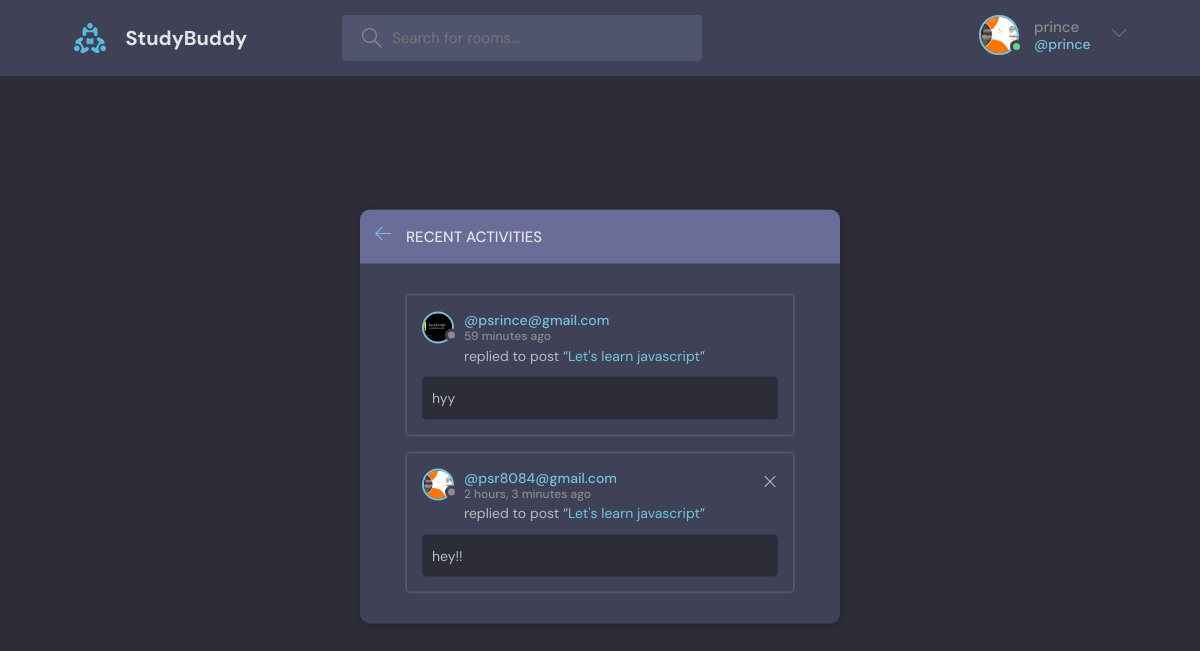
/activity/ (signed in), run on the app's committed database.
### base/models.py (models this page shows, shortened)
class User(AbstractUser):
    name = models.CharField(max_length=200, null=True)
    email = models.EmailField(unique=True, null=True)
    bio=models.TextField(null=True)
    avatar=models.ImageField(null=True, default='avatar.svg')
    USERNAME_FIELD= 'email'
    REQUIRED_FIELDS = []

class Message(models.Model):
    user= models.ForeignKey(User, on_delete=models.SET_NULL, null=True)
    room = models.ForeignKey(Room, on_delete=models.CASCADE, null=True)
    body=models.TextField()
    created_at = models.DateTimeField(auto_now_add=True, null=True)
    class Meta:
        ordering = ['-created_at']

class Room(models.Model):
    host=models.ForeignKey(User, on_delete=models.SET_NULL, null=True )
    name = models.CharField(max_length=100)
    topic=models.ForeignKey(Topic, on_delete=models.CASCADE, null=True)
    participants=models.ManyToManyField(User, related_name='participants', blank=True)
    description = models.TextField(max_length=250)
    created_at = models.DateTimeField(auto_now_add=True)
    updated_at = models.DateTimeField(auto_now=True)
    class Meta:
        ordering = ['-created_at', 'updated_at']

### base/views.py (the view)
# urls.py: path('activity/', views.activityPage, name='activity')
def activityPage(request):
    room_message = Message.objects.all()
    context= {'room_message':room_message}
    return render(request, 'base/activity.html', context)

### base/templates/base/activity.html
{% extends 'main.html' %}
{% block content %}
    <main class="layout">
      <div class="container">
        <div class="layout__box">
          <div class="layout__boxHeader">
            <div class="layout__boxTitle">
              <a href="{% url 'home' %}">
                <svg version="1.1" xmlns="http://www.w3.org/2000/svg" width="32" height="32" viewBox="0 0 32 32">
                  <title>arrow-left</title>
                  <path
                    d="M13.723 2.286l-13.723 13.714 13.719 13.714 1.616-1.611-10.96-10.96h27.625v-2.286h-27.625l10.965-10.965-1.616-1.607z"
                  ></path>
                </svg>
              </a>
              <h3>Recent Activities</h3>
            </div>
          </div>
          <div class="activities-page layout__body">
            {% for message in room_message %}
            <div class="activities__box">
              <div class="activities__boxHeader roomListRoom__header">
                <a href="{% url 'user-profile' message.user.id %}" class="roomListRoom__author">
                  <div class="avatar avatar--small">
                    <img src="{{message.user.avatar.url}}" alt=""/>
                  </div>
                  <p>
                    @{{message.user}}
                    <span>{{message.created_at | timesince}} ago</span>
                  </p>
                </a>
                <div class="roomListRoom__actions">
                    {% if request.user == message.user %}
                  <a href="{% url 'delete-message' message.id %}">
                    <svg version="1.1" xmlns="http://www.w3.org/2000/svg" width="32" height="32" viewBox="0 0 32 32">
                      <title>remove</title>
                      <path
                        d="M27.314 6.019l-1.333-1.333-9.98 9.981-9.981-9.981-1.333 1.333 9.981 9.981-9.981 9.98 1.333 1.333 9.981-9.98 9.98 9.98 1.333-1.333-9.98-9.98 9.98-9.981z"
                      ></path>
                    </svg>
                  </a>
                  {% endif %}
                </div>
              </div>
              <div class="activities__boxContent">
                <p>replied to post “<a href="{% url 'room' message.room.id %}">{{message.room.name}}</a>”</p>
                <div class="activities__boxRoomContent">
                  {{message.body}}
                </div>
              </div>
            </div>
            {% endfor %}
          </div>
        </div>
      </div>
    </main>
{% endblock %}

### templates/navbar.html (shortened to what this page needs)
    {% load static %}
    <header class="header header--loggedIn">
      <div class="container">
        <a href="{% url 'home' %}" class="header__logo">
          <img src="{% static 'images/logo.svg' %}" alt=""/>
          <h1>StudyBuddy</h1>
        </a>
        <form class="header__search" action="{% url 'home' %}" method="GET" >
          <label>
            <input name="q" type="text" placeholder="Search for rooms..." />
          </label>
        </form>
        <nav class="header__menu">
          {% if request.user.is_authenticated %}
          <div class="header__user">
            <a href="{% url 'user-profile' user.id %}">
              <div class="avatar avatar--medium active">
                <img src="{{request.user.avatar.url}}" />
              </div>
              <p>{{request.user.username}} <span>@{{request.user.username}}</span></p>
            </a>
            <button class="dropdown-button" >
              <svg version="1.1" xmlns="http://www.w3.org/2000/svg" width="32" height="32" viewBox="0 0 32 32">
                <title>chevron-down</title>
                <path d="M16 21l-13-13h-3l16 16 16-16h-3l-13 13z"></path>
              </svg>
            </button>
          </div>
          {% else %}
          <a href="{% url 'login'  %}">
            <img src="{% static 'images/avatar.svg' %}" alt="" />
            <p>Login</p>
          </a>
          {% endif %}
        </nav>
      </div>
    </header>

### data on the page
User: user.avatar (picture), user.username "prince"
Message: user.avatar (picture), user "psrince@gmail.com", created_at "59 minutes", room.name "Let's learn javascript", body "hyy"
Message: user.avatar (picture), user "psr8084@gmail.com", created_at "2 hours, 3 minutes", room.name "Let's learn javascript", body "hey!!"
